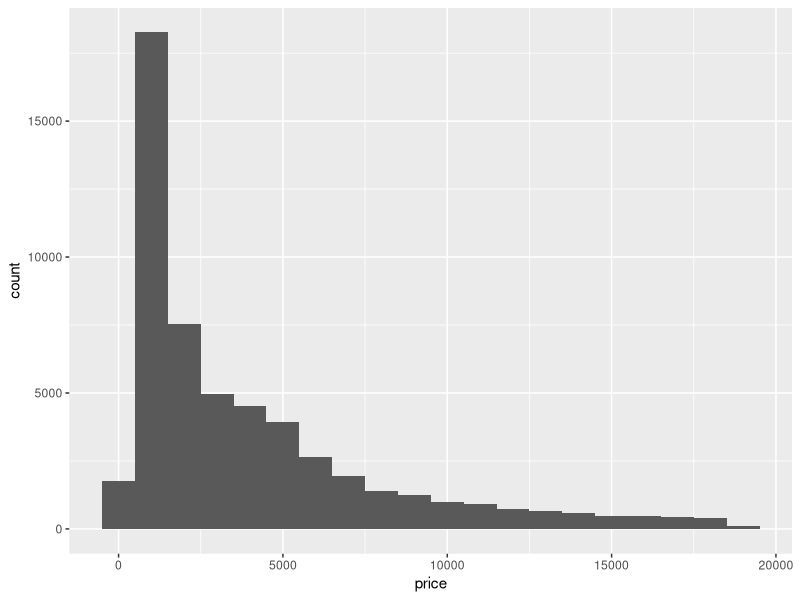
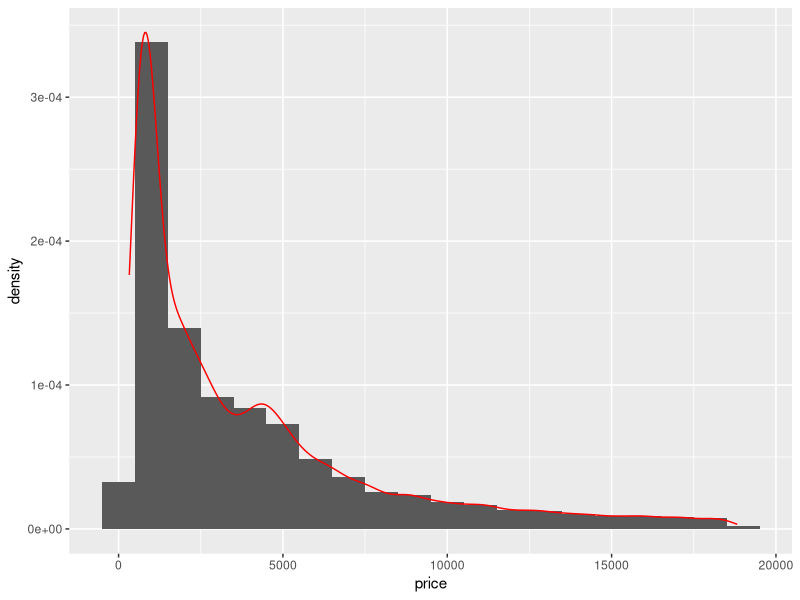
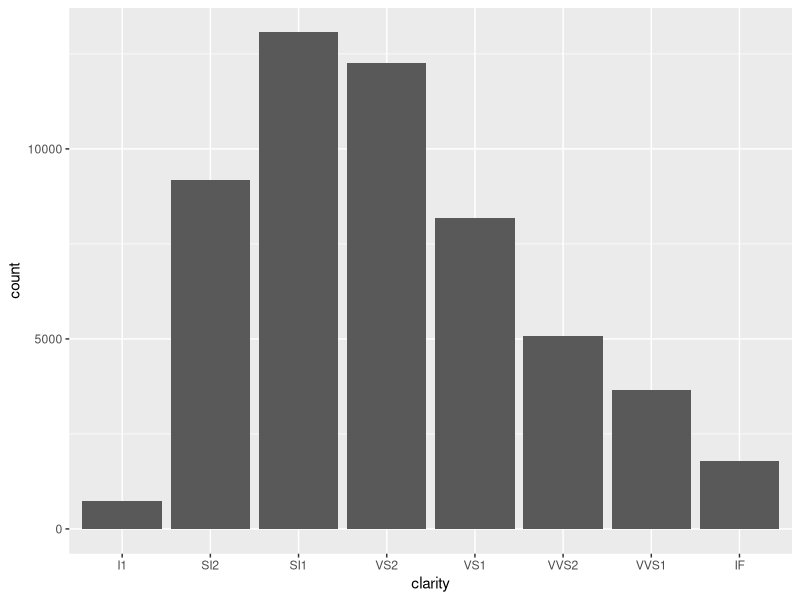
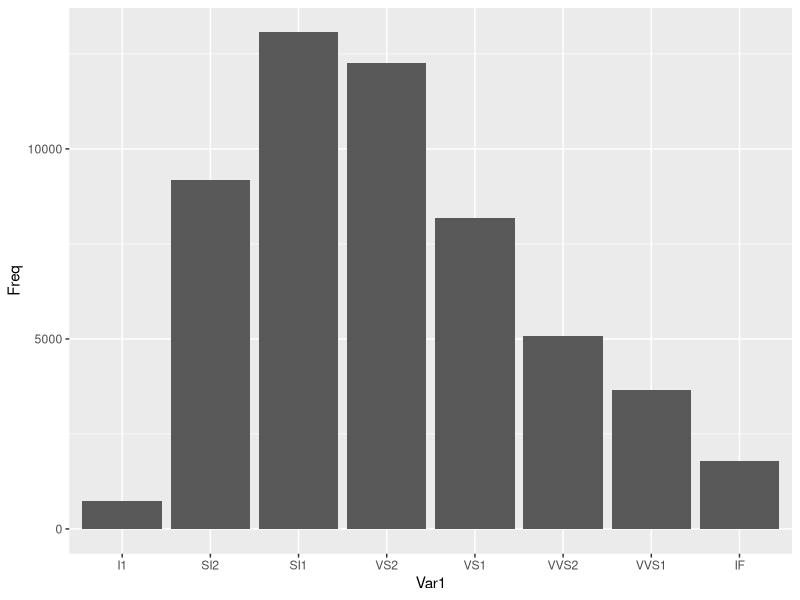
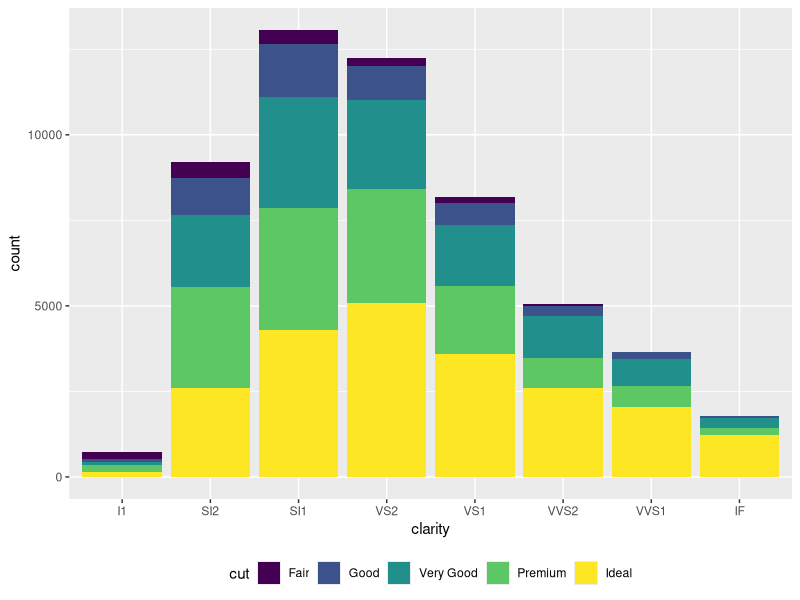
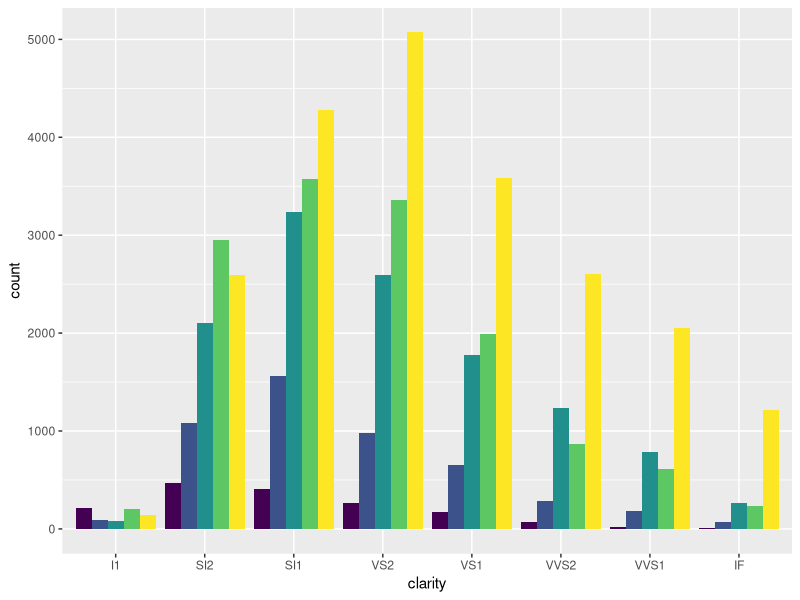
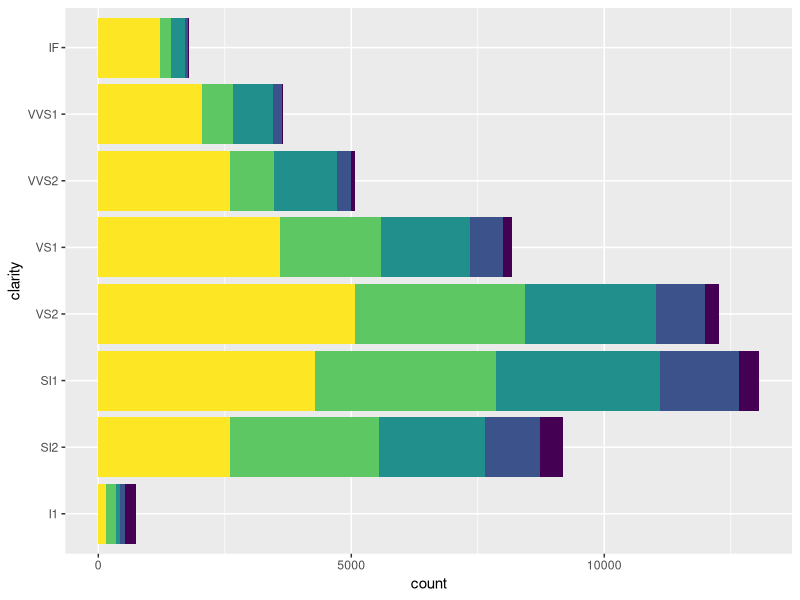
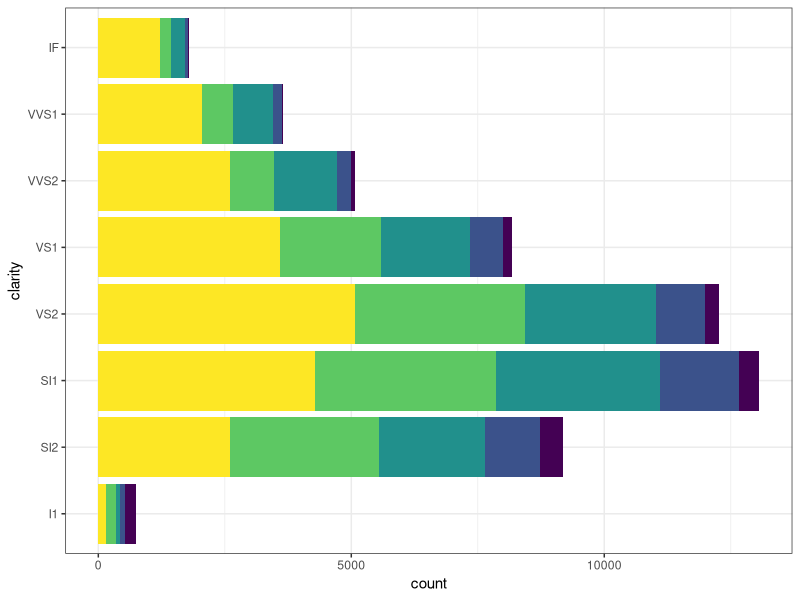

Generate these figures, in order, with R:
## ---- chunk 1
library(knitr)      # dynamic report generation, RMarkdown
library(ggplot2)    # data Viz
library(reshape2)   # long and wide format
library(data.table)   # long and wide format
library(dplyr)
options(width = 100)
opts_chunk$set(echo = TRUE, comment="", message=FALSE, warning=FALSE)
setwd("D:/Dropbox/~OnGoing/DSP/20160719 NTUST")
## ---- chunk 2
library(ggplot2)
# list all geom
ls(pattern = '^geom_', env = as.environment('package:ggplot2'))
## ---- chunk 3
# hist(diamonds$price)
ggplot(diamonds, aes(x=price)) + 
  geom_histogram(binwidth=1000)

# with density function
ggplot(diamonds, aes(x=price)) + 
  geom_histogram(aes(y=..density..), binwidth=1000) +
  geom_density(color="red")
## ---- chunk 4
# counts <- table(diamonds$clarity)
# barplot(counts, main="Car Distribution", 
#   	xlab="Number of Gears")

# by default, stat = "bin"
ggplot(diamonds, aes(x=clarity)) + 
  geom_bar()
## ---- chunk 5
tab <- data.frame(table(diamonds$clarity))
ggplot(tab, aes(x=Var1, y=Freq)) + 
  geom_bar(stat="identity")
## ---- chunk 6
# change legend position
ggplot(diamonds, aes(x=clarity, fill=cut)) + 
  geom_bar(position="stack") + 
  theme(legend.position="bottom")

ggplot(diamonds, aes(x=clarity, fill=cut)) + 
  geom_bar(position="dodge") + 
  theme(legend.position="NULL")
## ---- chunk 7
ggplot(diamonds, aes(x=clarity, fill=cut)) + 
  geom_bar() + coord_flip() +
  theme(legend.position="NULL") 
## ---- chunk 8
g <- ggplot(diamonds, aes(x=clarity, fill=cut))
g + geom_bar() + coord_flip() + theme_bw() +
  theme(legend.position="NULL")
## ---- chunk 9
ggplot(diamonds, aes(x=clarity, fill=clarity)) + 
  geom_bar() 

ggplot(diamonds, aes(x="", fill=clarity)) + 
  geom_bar() + 
  coord_polar(theta = "y") 
## ---- chunk 10
library(dplyr)
head(economics)

econ <- economics %>% 
          mutate(year = strftime(date, format = "%Y"),
                 month = strftime(date, format = "%m"))

ggplot(econ, aes(x = date, y = unemploy)) +
  geom_line()

econ %>% filter(year %in% c("2010", "2011","2012", "2013", "2014")) %>%
  group_by(year) %>%
  ggplot(aes(x = month, y = unemploy, group = year, colour = year)) +
  geom_line()

## ---- chunk 11
g1 <- ggplot(mtcars, aes(x=wt, y=mpg, colour=cyl)) + geom_point()
g2 <- ggplot(mtcars, aes(x=wt, y=mpg, colour=factor(cyl))) + geom_point()
library(gridExtra)
grid.arrange(g1, g2, ncol=2)

# Add stat_xxx layer
ggplot(mtcars, aes(x=wt, y=mpg)) + 
  geom_point(color="red", size=5, alpha=0.5) +
  stat_smooth()

# Add scale_xxx layer
ggplot(mtcars, aes(x=wt, y=mpg, colour=gear)) + 
  geom_point(size=5) +
  scale_color_continuous(low="yellow", high="red")

## ---- chunk 12
ggplot(mtcars, aes(x=mpg, y=disp)) + 
  geom_point(aes(colour=qsec, size=cyl, shape=as.factor(am))) + 
  facet_wrap(~gear) +
  scale_size(range=c(3,6))

